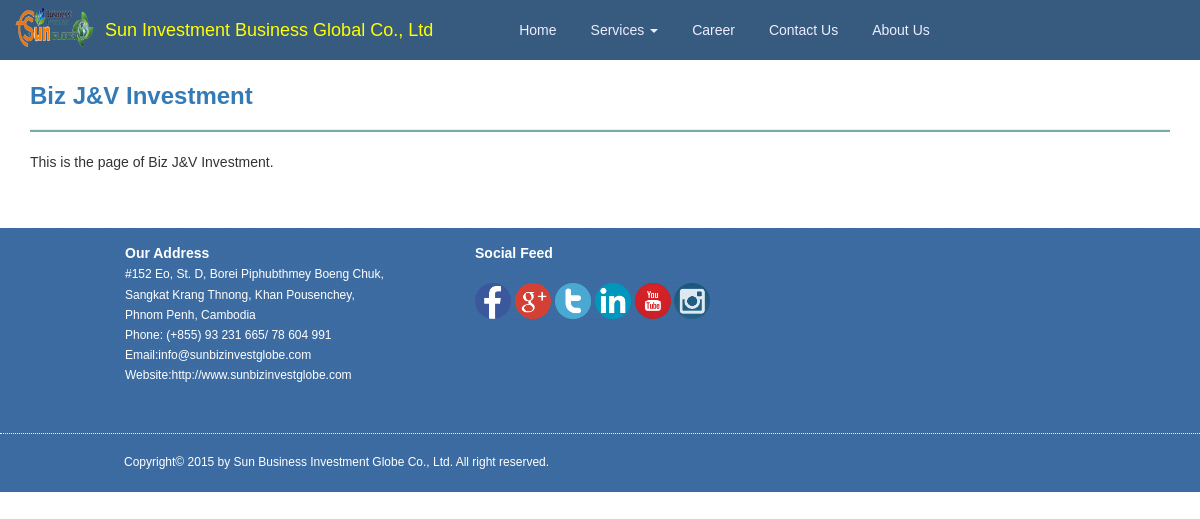
Screenshot of /page/view/2 with the database file from the repository.
### tables this page shows
CREATE TABLE `page` (
  `pageid` int(11) NOT NULL AUTO_INCREMENT,
  `title` varchar(255) NOT NULL,
  `description` longtext NOT NULL,
  `url` varchar(255) NOT NULL,
  PRIMARY KEY (`pageid`)
);

CREATE TABLE `footer` (
  `id` int(11) NOT NULL AUTO_INCREMENT,
  `address` text,
  `copyright` text,
  `social` text,
  `menu` text,
  PRIMARY KEY (`id`)
);

### sunweb/controllers/Page.php (called while the page is built, shortened)
<?php
class Page extends CI_Controller{
    public function __construct() {
        $this->load->model('PageModel');
        $this->load->model('MenuModel');
    }
    public function view()
    {
        $id = $this->uri->segment(3);
        $data['menus'] = $this->MenuModel->getMainMenu();
        $data['page'] = $this->PageModel->getPageById($id);
        $data['subs'] = $this->MenuModel->getSubMenu();
		$page = $data['page'];
		$data['title'] = $page[0]->title;
        $data['MyClass'] =  $this;
        $this->load->view('template/header', $data);
        $this->load->view('template/page-view');
        $this->load->view('template/footer');
    }
}

### index.php (called while the page is built, shortened)
<?php
require_once BASEPATH.'core/CI.php';

### sunsys/core/Controller.php (called while the page is built, shortened)
<?php
class CI_Controller {
	private static $instance;
	public function __construct()
	{
		self::$instance =& $this;
	}
	public static function &get_instance()
	{
		return self::$instance;
	}
}

### sunsys/core/Model.php (called while the page is built, shortened)
<?php
class CI_Model {
	public function __get($key)
	{
		return get_instance()->$key;
	}
}

### sunsys/database/DB_query_builder.php (called while the page is built, shortened)
<?php
abstract class CI_DB_query_builder extends CI_DB_driver {
	protected $qb_select			= array();
	protected $qb_distinct			= FALSE;
	protected $qb_from			= array();
	protected $qb_orderby			= array();
	protected $qb_caching				= FALSE;
	public function from($from)
	{
		foreach ((array) $from as $val)
		{
			if (strpos($val, ',') !== FALSE)
			{
				foreach (explode(',', $val) as $v)
				{
					$v = trim($v);
					$this->_track_aliases($v);
					$this->qb_from[] = $v = $this->protect_identifiers($v, TRUE, NULL, FALSE);
					if ($this->qb_caching === TRUE)
					{
						$this->qb_cache_from[] = $v;
						$this->qb_cache_exists[] = 'from';
					}
				}
			}
			else
			{
				$val = trim($val);
				$this->qb_from[] = $val = $this->protect_identifiers($val, TRUE, NULL, FALSE);
			}
		}
		return $this;
	}
	public function where($key, $value = NULL, $escape = NULL)
	{
		return $this->_wh('qb_where', $key, $value, 'AND ', $escape);
	}
	protected function _wh($qb_key, $key, $value = NULL, $type = 'AND ', $escape = NULL)
	{
		$qb_cache_key = ($qb_key === 'qb_having') ? 'qb_cache_having' : 'qb_cache_where';
		is_bool($escape) OR $escape = $this->_protect_identifiers;
		foreach ($key as $k => $v)
		{
			$prefix = (count($this->$qb_key) === 0 && count($this->$qb_cache_key) === 0)
				? $this->_group_get_type('')
				: $this->_group_get_type($type);
			if ($v !== NULL)
			{
				if ($escape === TRUE)
				{
					$v = ' '.$this->escape($v);
				}
				if ( ! $this->_has_operator($k))
				{
					$k .= ' = ';
				}
			}
			elseif ( ! $this->_has_operator($k))
			{
				$k .= ' IS NULL';
			}
			elseif (preg_match('/\s*(!?=|<>|IS(?:\s+NOT)?)\s*$/i', $k, $match, PREG_OFFSET_CAPTURE))
			{
				$k = substr($k, 0, $match[0][1]).($match[1][0] === '=' ? ' IS NULL' : ' IS NOT NULL');
			}
		}
		return $this;
	}
	protected function _group_get_type($type)
	{
		return $type;
	}
	public function order_by($orderby, $direction = '', $escape = NULL)
	{
		$direction = strtoupper(trim($direction));
		if ($direction === 'RANDOM')
		{
			$direction = '';
			$orderby = ctype_digit((string) $orderby)
				? sprintf($this->_random_keyword[1], $orderby)
				: $this->_random_keyword[0];
		}
		elseif (empty($orderby))
		{
			return $this;
		}
		elseif ($direction !== '')
		{
			$direction = in_array($direction, array('ASC', 'DESC'), TRUE) ? ' '.$direction : '';
		}
		is_bool($escape) OR $escape = $this->_protect_identifiers;
		if ($escape === FALSE)
		{
			$qb_orderby[] = array('field' => $orderby, 'direction' => $direction, 'escape' => FALSE);
		}
		else
		{
			$qb_orderby = array();
			foreach (explode(',', $orderby) as $field)
			{
				$qb_orderby[] = ($direction === '' && preg_match('/\s+(ASC|DESC)$/i', rtrim($field), $match, PREG_OFFSET_CAPTURE))
					? array('field' => ltrim(substr($field, 0, $match[0][1])), 'direction' => ' '.$match[1][0], 'escape' => TRUE)
					: array('field' => trim($field), 'direction' => $direction, 'escape' => TRUE);
			}
		}
		$this->qb_orderby = array_merge($this->qb_orderby, $qb_orderby);
		return $this;
	}
	public function get_where($table = '', $where = NULL, $limit = NULL, $offset = NULL)
	{
		$result = $this->query($this->_compile_select());
		return $result;
	}
	protected function _compile_select($select_override = FALSE)
	{
		if ($select_override !== FALSE)
		{
			$sql = $select_override;
		}
		else
		{
			$sql = ( ! $this->qb_distinct) ? 'SELECT ' : 'SELECT DISTINCT ';
			if (count($this->qb_select) === 0)
			{
				$sql .= '*';
			}
		}
		if (count($this->qb_from) > 0)
		{
			$sql .= "\nFROM ".$this->_from_tables();
		}
		$sql .= $this->_compile_wh('qb_where')
			.$this->_compile_group_by()
			.$this->_compile_wh('qb_having')
			.$this->_compile_order_by();
		return $sql;
	}
	protected function _compile_wh($qb_key)
	{
		if (count($this->$qb_key) > 0)
		{
			for ($i = 0, $c = count($this->$qb_key); $i < $c; $i++)
			{
				$conditions = preg_split(
					'/((?:^|\s+)AND\s+|(?:^|\s+)OR\s+)/i',
					$this->{$qb_key}[$i]['condition'],
					-1,
					PREG_SPLIT_DELIM_CAPTURE | PREG_SPLIT_NO_EMPTY
				);
				for ($ci = 0, $cc = count($conditions); $ci < $cc; $ci++)
				{
					if (($op = $this->_get_operator($conditions[$ci])) === FALSE
						OR ! preg_match('/^(\(?)(.*)('.preg_quote($op, '/').')\s*(.*(?<!\)))?(\)?)$/i', $conditions[$ci], $matches))
					{
						continue;
					}
					if ( ! empty($matches[4]))
					{
						$this->_is_literal($matches[4]) OR $matches[4] = $this->protect_identifiers(trim($matches[4]));
						$matches[4] = ' '.$matches[4];
					}
					$conditions[$ci] = $matches[1].$this->protect_identifiers(trim($matches[2]))
						.' '.trim($matches[3]).$matches[4].$matches[5];
				}
			}
			return ($qb_key === 'qb_having' ? "\nHAVING " : "\nWHERE ")
				.implode("\n", $this->$qb_key);
		}
		return '';
	}
	protected function _compile_group_by()
	{
		return '';
	}
	protected function _compile_order_by()
	{
		if (is_array($this->qb_orderby) && count($this->qb_orderby) > 0)
		{
			for ($i = 0, $c = count($this->qb_orderby); $i < $c; $i++)
			{
				if ($this->qb_orderby[$i]['escape'] !== FALSE && ! $this->_is_literal($this->qb_orderby[$i]['field']))
				{
					$this->qb_orderby[$i]['field'] = $this->protect_identifiers($this->qb_orderby[$i]['field']);
				}
				$this->qb_orderby[$i] = $this->qb_orderby[$i]['field'].$this->qb_orderby[$i]['direction'];
			}
			return $this->qb_orderby = "\nORDER BY ".implode(', ', $this->qb_orderby);
		}
		elseif (is_string($this->qb_orderby))
		{
			return $this->qb_orderby;
		}
		return '';
	}
	protected function _is_literal($str)
	{
		$str = trim($str);
		static $_str;
		if (empty($_str))
		{
			$_str = ($this->_escape_char !== '"')
				? array('"', "'") : array("'");
		}
		return in_array($str[0], $_str, TRUE);
	}
}

### sunsys/database/DB_driver.php (called while the page is built, shortened)
<?php
abstract class CI_DB_driver {
	public $char_set		= 'utf8';
	public $pconnect		= FALSE;
	public $db_debug		= FALSE;
	public $save_queries		= TRUE;
	protected $_trans_depth		= 0;
	protected $_protect_identifiers		= TRUE;
	protected $_reserved_identifiers	= array('*');
	protected $_escape_char = '"';
	protected $_like_escape_str = " ESCAPE '%s' ";
	protected $_like_escape_chr = '!';
	public function initialize()
	{
		$this->conn_id = $this->db_connect($this->pconnect);
		return $this->db_set_charset($this->char_set);
	}
	public function db_set_charset($charset)
	{
		return TRUE;
	}
	public function query($sql, $binds = FALSE, $return_object = NULL)
	{
		$time_start = microtime(TRUE);
		if (FALSE === ($this->result_id = $this->simple_query($sql)))
		{
			if ($this->save_queries === TRUE)
			{
				$this->query_times[] = 0;
			}
			if ($this->_trans_depth !== 0)
			{
				$this->_trans_status = FALSE;
			}
			$error = $this->error();
			log_message('error', 'Query error: '.$error['message'].' - Invalid query: '.$sql);
			if ($this->db_debug)
			{
				if ($this->_trans_depth !== 0)
				{
					do
					{
						$this->trans_complete();
					}
					while ($this->_trans_depth !== 0);
				}
				return $this->display_error(array('Error Number: '.$error['code'], $error['message'], $sql));
			}
			return FALSE;
		}
		$time_end = microtime(TRUE);
		$RES		= new $driver($this);
		return $RES;
	}
	public function simple_query($sql)
	{
		return $this->_execute($sql);
	}
	public function is_write_type($sql)
	{
		return (bool) preg_match('/^\s*"?(SET|INSERT|UPDATE|DELETE|REPLACE|CREATE|DROP|TRUNCATE|LOAD|COPY|ALTER|RENAME|GRANT|REVOKE|LOCK|UNLOCK|REINDEX)\s/i', $sql);
	}
	public function escape($str)
	{
		if (is_array($str))
		{
			$str = array_map(array(&$this, 'escape'), $str);
			return $str;
		}
		elseif (is_string($str) OR (is_object($str) && method_exists($str, '__toString')))
		{
			return "'".$this->escape_str($str)."'";
		}
		elseif (is_bool($str))
		{
			return ($str === FALSE) ? 0 : 1;
		}
		elseif ($str === NULL)
		{
			return 'NULL';
		}
		return $str;
	}
	public function escape_str($str, $like = FALSE)
	{
		$str = $this->_escape_str($str);
		return $str;
	}
	public function escape_identifiers($item)
	{
		static $preg_ec = array();
		if (empty($preg_ec))
		{
			if (is_array($this->_escape_char))
			{
				$preg_ec = array(
					preg_quote($this->_escape_char[0], '/'),
					preg_quote($this->_escape_char[1], '/'),
					$this->_escape_char[0],
					$this->_escape_char[1]
				);
			}
			else
			{
				$preg_ec[0] = $preg_ec[1] = preg_quote($this->_escape_char, '/');
				$preg_ec[2] = $preg_ec[3] = $this->_escape_char;
			}
		}
		return preg_replace('/'.$preg_ec[0].'?([^'.$preg_ec[1].'\.]+)'.$preg_ec[1].'?(\.)?/i', $preg_ec[2].'$1'.$preg_ec[3].'$2', $item);
	}
	protected function _has_operator($str)
	{
		return (bool) preg_match('/(<|>|!|=|\sIS NULL|\sIS NOT NULL|\sEXISTS|\sBETWEEN|\sLIKE|\sIN\s*\(|\s)/i', trim($str));
	}
	protected function _get_operator($str)
	{
		static $_operators;
		if (empty($_operators))
		{
			$_les = ($this->_like_escape_str !== '')
				? '\s+'.preg_quote(trim(sprintf($this->_like_escape_str, $this->_like_escape_chr)), '/')
				: '';
			$_operators = array(
				'\s*(?:<|>|!)?=\s*',
				'\s*<>?\s*',
				'\s*>\s*',
				'\s+IS NULL',
				'\s+IS NOT NULL',
				'\s+EXISTS\s*\([^\)]+\)',
				'\s+NOT EXISTS\s*\([^\)]+\)',
				'\s+BETWEEN\s+',
				'\s+IN\s*\([^\)]+\)',
				'\s+NOT IN\s*\([^\)]+\)',
				'\s+LIKE\s+\S.*('.$_les.')?',
				'\s+NOT LIKE\s+\S.*('.$_les.')?'
			);
		}
		return preg_match('/'.implode('|', $_operators).'/i', $str, $match)
			? $match[0] : FALSE;
	}
	public function protect_identifiers($item, $prefix_single = FALSE, $protect_identifiers = NULL, $field_exists = TRUE)
	{
		if ( ! is_bool($protect_identifiers))
		{
			$protect_identifiers = $this->_protect_identifiers;
		}
		$item = preg_replace('/\s+/', ' ', trim($item));
		if ($offset = strripos($item, ' AS '))
		{
			$alias = ($protect_identifiers)
				? substr($item, $offset, 4).$this->escape_identifiers(substr($item, $offset + 4))
				: substr($item, $offset);
			$item = substr($item, 0, $offset);
		}
		elseif ($offset = strrpos($item, ' '))
		{
			$alias = ($protect_identifiers)
				? ' '.$this->escape_identifiers(substr($item, $offset + 1))
				: substr($item, $offset);
			$item = substr($item, 0, $offset);
		}
		else
		{
			$alias = '';
		}
		if ($protect_identifiers === TRUE && ! in_array($item, $this->_reserved_identifiers))
		{
			$item = $this->escape_identifiers($item);
		}
		return $item.$alias;
	}
}

### sunsys/database/drivers/mysqli/mysqli_driver.php (called while the page is built, shortened)
<?php
class CI_DB_mysqli_driver extends CI_DB {
	public $compress = FALSE;
	public function db_connect($persistent = FALSE)
	{
		if ($this->hostname[0] === '/')
		{
			$hostname = NULL;
			$port = NULL;
			$socket = $this->hostname;
		}
		else
		{
			$hostname = ($persistent === TRUE && is_php('5.3'))
				? 'p:'.$this->hostname : $this->hostname;
			$port = empty($this->port) ? NULL : $this->port;
			$socket = NULL;
		}
		$client_flags = ($this->compress === TRUE) ? MYSQLI_CLIENT_COMPRESS : 0;
		$mysqli = mysqli_init();
		$mysqli->options(MYSQLI_OPT_CONNECT_TIMEOUT, 10);
		if ($mysqli->real_connect($hostname, $this->username, $this->password, $this->database, $port, $socket, $client_flags))
		{
			return $mysqli;
		}
		return FALSE;
	}
	protected function _execute($sql)
	{
		return $this->conn_id->query($this->_prep_query($sql));
	}
	protected function _prep_query($sql)
	{
		return $sql;
	}
	protected function _escape_str($str)
	{
		return $this->conn_id->real_escape_string($str);
	}
	protected function _from_tables()
	{
		return implode(', ', $this->qb_from);
	}
}

### sunweb/models/MenuModel.php (called while the page is built, shortened)
<?php
class MenuModel extends CI_Model{
    public function getMainMenu(){
        $this->db->order_by('orderno','asc');
        $query = $this->db->get_where('menu',array('type'=>'main'));
        return $query->result();
    }
}

### sunweb/ui/template/page-view.php (the view)
<div class="row">
    <div class="col-sm-12">
        <h3 class="text-primary"><b><?php echo $page[0]->title; ?></b></h3>
        <hr class="hr" />
    </div>
</div>
<div class="row">
    <div class="col-sm-12">
        <?php echo $page[0]->description; ?>
    </div>
</div>

### sunweb/ui/template/footer.php (shortened to what this page needs)
<?php
 $con = mysqli_connect($this->db->hostname,$this->db->username,$this->db->password,$this->db->database);
 $sql ="select * from footer";
 $result = mysqli_query($con, $sql);
 $address = "";
 $social = "";
 while($row=  mysqli_fetch_array($result)){
     $address = $row[1];
	 $social = $row[3];
 }
?>
</div>
<div class="container" style="width:100%">
    <div class="row footer">
        <div class="col-sm-12 col-xs-12 col-md-6" style="padding-top: 15px; margin-left:110px; width:350px;">
				<?php echo $address; ?>
        </div>
         <div class="col-sm-12 col-xs-12 col-md-6" style="padding-top: 15px; margin-left:0px; width:300px;">
				<?php echo  $social;?>
        </div>
       <hr style="margin-top:205px; border-style:dotted; margin-left:0px; width:auto; alignment-adjust:middle;"/>
        <p style="margin-top:12px; margin-left:124px; color:#FFF; width:900px; font-family:lucida sans unicode,lucida grande,sans-serif; font-size:12px; z-index:9999;">Copyright&copy; 2015 by Sun Business Investment Globe Co., Ltd. All right reserved.</p>
    </div>
</div>
</body>
</html>

### assets/css/custom.css (style rules this page uses)
.footer { background: url(footer-bg.png) repeat; }
.hr { background: #7AA; height: 2px; }

### assets/flexi/css/style.css (style rules this page uses)
body { background:#fff; font-family:Arial, sans-serif; }
p { margin-bottom:20px; }

### rows the page displays
page: title "Biz J&V Investment", description "This is the page of Biz J&V Investment."
footer: address "Our Address #152 Eo, St. D, Borei Piphubthmey Boeng Chuk, Sangkat Krang Thnong, Khan Pousenchey, Phnom Penh, Cambodia Phone: (+855) 93 231 665/ 78 604 991 Email:info@sunbizinvestglobe.com Website:http://www.sunbizinvestglobe.com", social "Social Feed", social (picture)
